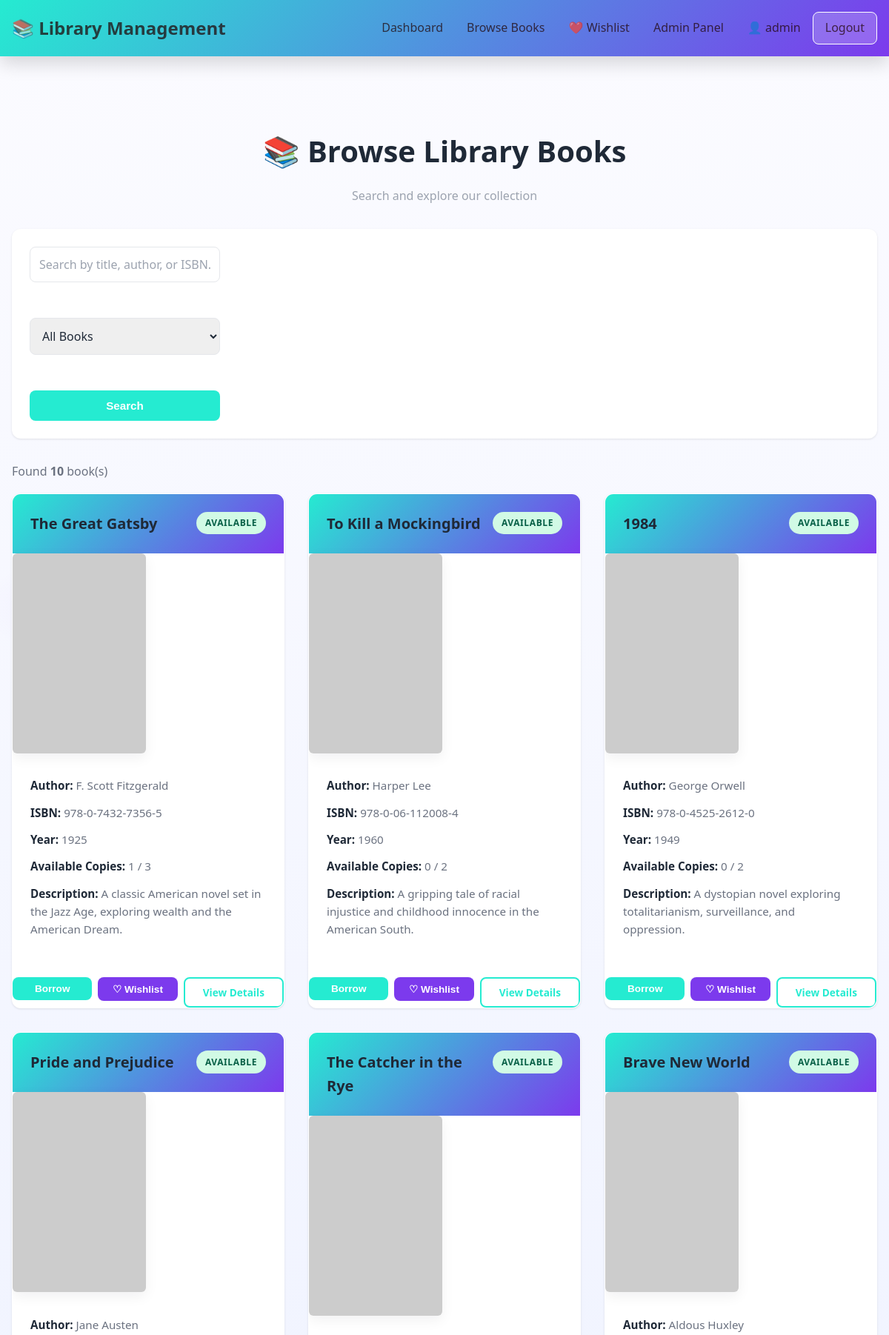
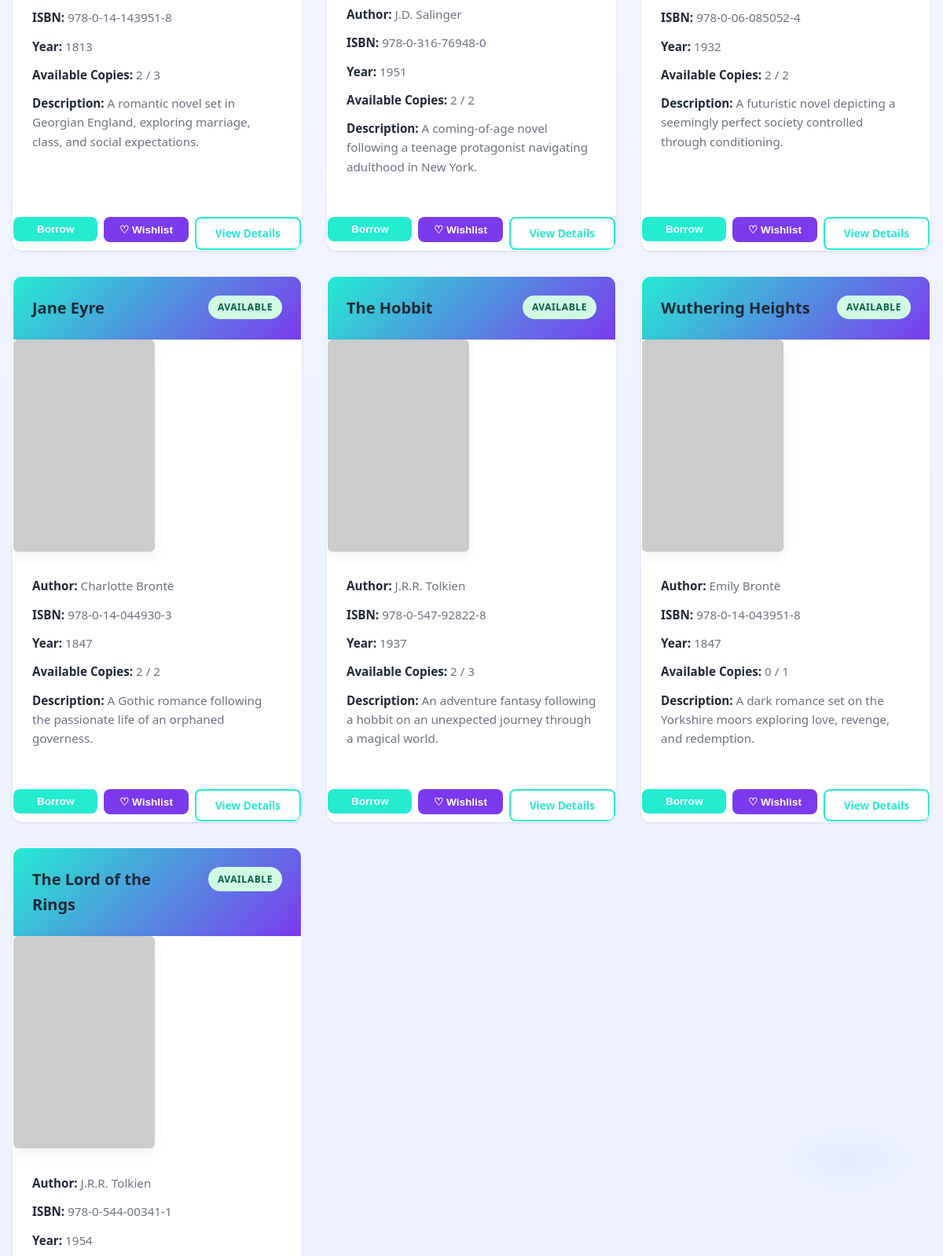
/books (signed in, upper part), run on the app's committed database (2 pictures, top to bottom).
### models.py (models this page shows, shortened)
class User(db.Model):
    __tablename__ = 'users'
    id = db.Column(db.Integer, primary_key=True)
    username = db.Column(db.String(80), unique=True, nullable=False, index=True)
    email = db.Column(db.String(120), unique=True, nullable=False, index=True)
    password = db.Column(db.String(255), nullable=False)
    is_admin = db.Column(db.Boolean, default=False)
    created_at = db.Column(db.DateTime, default=datetime.now)
    updated_at = db.Column(db.DateTime, default=datetime.now, onupdate=datetime.now)
    borrowings = db.relationship('Borrowing', backref='user', lazy=True, cascade='all, delete-orphan')

class Book(db.Model):
    __tablename__ = 'books'
    id = db.Column(db.Integer, primary_key=True)
    title = db.Column(db.String(200), nullable=False, index=True)
    author = db.Column(db.String(120), nullable=False, index=True)
    isbn = db.Column(db.String(13), unique=True, nullable=False, index=True)
    publication_year = db.Column(db.Integer, nullable=False)
    quantity = db.Column(db.Integer, default=1)
    available = db.Column(db.Boolean, default=True)
    description = db.Column(db.Text, nullable=True)
    image_url = db.Column(db.String(512), nullable=True)
    created_at = db.Column(db.DateTime, default=datetime.now)
    updated_at = db.Column(db.DateTime, default=datetime.now, onupdate=datetime.now)
    borrowings = db.relationship('Borrowing', backref='book', lazy=True, cascade='all, delete-orphan')
    def get_available_count(self):
        borrowed_count = len([b for b in self.borrowings if b.return_date is None])
        return self.quantity - borrowed_count

class Borrowing(db.Model):
    __tablename__ = 'borrowings'
    id = db.Column(db.Integer, primary_key=True)
    user_id = db.Column(db.Integer, db.ForeignKey('users.id'), nullable=False, index=True)
    book_id = db.Column(db.Integer, db.ForeignKey('books.id'), nullable=False, index=True)
    borrow_date = db.Column(db.DateTime, default=datetime.now, nullable=False)
    due_date = db.Column(db.DateTime, nullable=False)
    return_date = db.Column(db.DateTime, nullable=True)

### app.py (the view)
@app.route('/books')
def books():
    if 'user_id' not in session:
        flash('Please log in first.', 'error')
        return redirect(url_for('login'))
    search = request.args.get('search', '').strip()
    filter_type = request.args.get('filter', 'all')
    page = request.args.get('page', 1, type=int)
    per_page = 10
    query = Book.query
    if search:
        term = f"%{search}%"
        query = query.filter((Book.title.ilike(term)) | (Book.author.ilike(term)) | (Book.isbn.ilike(term)))
    if filter_type == 'available':
        query = query.filter(Book.available == True)
    elif filter_type == 'unavailable':
        query = query.filter(Book.available == False)
    pagination = query.paginate(page=page, per_page=per_page, error_out=False)
    books_list = pagination.items
    total_pages = pagination.pages
    return render_template('books.html', books=books_list, search=search, filter_type=filter_type,
                         page=page, total_pages=total_pages)

### app.py (called while the page is built)
@app.context_processor
def inject_user():
    user = None
    if 'user_id' in session:
        user = User.query.get(session['user_id'])
    return dict(current_user=user)

### templates/books.html (shortened to what this page needs)
{% extends "base.html" %}
{% block content %}
<div class="container">
    <div class="books-header">
        <h1>📚 Browse Library Books</h1>
        <p class="subtitle">Search and explore our collection</p>
    </div>
    <div class="search-section">
        <form method="GET" action="{{ url_for('books') }}" class="search-form">
            <div class="form-row">
                <div class="form-group flex-1">
                    <input type="text" name="search" value="{{ search }}" class="form-control" placeholder="Search by title, author, or ISBN...">
                </div>
                <div class="form-group">
                    <select name="filter" class="form-control">
                        <option value="all" {% if filter_type == 'all' %}selected{% endif %}>All Books</option>
                    </select>
                </div>
                <button type="submit" class="btn btn-primary">Search</button>
            </div>
        </form>
    </div>
    {% if books %}
        <div class="books-count">
            <p>Found <strong>{{ books|length }}</strong> book(s)</p>
        </div>
        <div class="books-grid">
            {% for book in books %}
            <div class="book-card {% if not book.available %}unavailable{% endif %}"
                 data-title="{{ book.title }}"
                 data-author="{{ book.author }}"
                 data-isbn="{{ book.isbn }}"
                 data-year="{{ book.publication_year }}"
                 data-available-count="{{ book.get_available_count() }}"
                 data-quantity="{{ book.quantity }}"
                 data-description="{{ (book.description or '')|e }}"
                 data-image="{{ book.image_url or 'https://via.placeholder.com/240x360?text=No+Cover' }}">
                <div class="book-header">
                    <h3>{{ book.title }}</h3>
                    {% if book.available %}
                        <span class="badge badge-success">Available</span>
                    {% else %}
                        <span class="badge badge-danger">Unavailable</span>
                    {% endif %}
                </div>
                <div class="book-media">
                    <img class="book-cover" src="{{ book.image_url or 'https://via.placeholder.com/160x240?text=No+Cover' }}" alt="{{ book.title }} cover" onerror="this.src='https://via.placeholder.com/160x240?text=No+Cover'" tabindex="0">
                </div>
                <div class="book-details">
                    <p><strong>Author:</strong> {{ book.author }}</p>
                    <p><strong>ISBN:</strong> {{ book.isbn }}</p>
                    <p><strong>Year:</strong> {{ book.publication_year }}</p>
                    <p><strong>Available Copies:</strong> {{ book.get_available_count() }} / {{ book.quantity }}</p>
                    {% if book.description %}
                    <p><strong>Description:</strong> {{ book.description[:250] }}{% if book.description|length > 250 %}...{% endif %}</p>
                    {% endif %}
                </div>
                <div class="book-card-actions">
                    {% if book.available %}
                    <form method="POST" action="{{ url_for('borrow_book', book_id=book.id) }}" style="display:inline;">
                        <button type="submit" class="btn btn-primary btn-small">Borrow</button>
                    </form>
                    {% else %}
                    <button type="button" class="btn btn-disabled btn-small" disabled>Not Available</button>
                    {% endif %}
                    <form method="POST" action="{{ url_for('add_to_wishlist', book_id=book.id) }}" style="display:inline;">
                        <button type="submit" class="btn btn-secondary btn-small" title="Add to wishlist">♡ Wishlist</button>
                    </form>
                    <a href="{{ url_for('book_detail', book_id=book.id) }}" class="btn btn-outline btn-small">View Details</a>
                </div>
            </div>
            {% endfor %}
        </div>
    {% else %}
        <div class="empty-state">
            <h2>No books found</h2>
            <p>Try adjusting your search criteria or browse all books.</p>
            <a href="{{ url_for('books') }}" class="btn btn-primary">View All Books</a>
        </div>
    {% endif %}
</div>
{% endblock %}

### templates/base.html (shortened to what this page needs)
<!DOCTYPE html>
<html lang="en">
<head>
    <link rel="stylesheet" href="{{ url_for('static', filename='css/style.css') }}">
</head>
<body>
    {% if session.get('user_id') %}
    <nav class="navbar">
        <div class="nav-container">
            <div class="nav-brand">
                <a href="{{ url_for('dashboard') }}">📚 Library Management</a>
            </div>
            <ul class="nav-menu">
                <li><a href="{{ url_for('dashboard') }}">Dashboard</a></li>
                <li><a href="{{ url_for('books') }}">Browse Books</a></li>
                <li><a href="{{ url_for('wishlist') }}" title="View your wishlist">❤️ Wishlist</a></li>
                {% if current_user is defined and current_user.is_admin %}
                <li><a href="{{ url_for('admin_books') }}">Admin Panel</a></li>
                {% endif %}
                <li class="nav-right">
                    <span>👤 {{ session.get('username') }}</span>
                    <a href="{{ url_for('logout') }}" class="btn-logout">Logout</a>
                </li>
            </ul>
        </div>
    </nav>
    {% endif %}
    <div class="container">
    </div>
    <main class="main-content">
        {% block content %}{% endblock %}
    </main>
</body>
</html>

### data on the page
User: get "admin"
Book: title "The Great Gatsby", available "AVAILABLE", author "F. Scott Fitzgerald", isbn "978-0-7432-7356-5", publication_year "1925", get_available_count "1", quantity "3", description "A classic American novel set in the Jazz Age, exploring wealth and the American Dream."
Book: title "To Kill a Mockingbird", available "AVAILABLE", author "Harper Lee", isbn "978-0-06-112008-4", publication_year "1960", get_available_count "0", quantity "2", description "A gripping tale of racial injustice and childhood innocence in the American South."
Book: title "1984", available "AVAILABLE", author "George Orwell", isbn "978-0-4525-2612-0", publication_year "1949", get_available_count "0", quantity "2", description "A dystopian novel exploring totalitarianism, surveillance, and oppression."
Book: title "Pride and Prejudice", available "AVAILABLE", author "Jane Austen", isbn "978-0-14-143951-8", publication_year "1813", get_available_count "2", quantity "3", description "A romantic novel set in Georgian England, exploring marriage, class, and social expectations."
Book: title "The Catcher in the Rye", available "AVAILABLE", author "J.D. Salinger", isbn "978-0-316-76948-0", publication_year "1951", get_available_count "2", quantity "2", description "A coming-of-age novel following a teenage protagonist navigating adulthood in New York."
Book: title "Brave New World", available "AVAILABLE", author "Aldous Huxley", isbn "978-0-06-085052-4", publication_year "1932", get_available_count "2", quantity "2", description "A futuristic novel depicting a seemingly perfect society controlled through conditioning."
Book: title "Jane Eyre", available "AVAILABLE", author "Charlotte Brontë", isbn "978-0-14-044930-3", publication_year "1847", get_available_count "2", quantity "2", description "A Gothic romance following the passionate life of an orphaned governess."
Book: title "The Hobbit", available "AVAILABLE", author "J.R.R. Tolkien", isbn "978-0-547-92822-8", publication_year "1937", get_available_count "2", quantity "3", description "An adventure fantasy following a hobbit on an unexpected journey through a magical world."
Book: title "Wuthering Heights", available "AVAILABLE", author "Emily Brontë", isbn "978-0-14-043951-8", publication_year "1847", get_available_count "0", quantity "1", description "A dark romance set on the Yorkshire moors exploring love, revenge, and redemption."
Book: title "The Lord of the Rings", available "AVAILABLE", author "J.R.R. Tolkien", isbn "978-0-544-00341-1", publication_year "1954"

### other printed values
{{ books|length }} "10"
